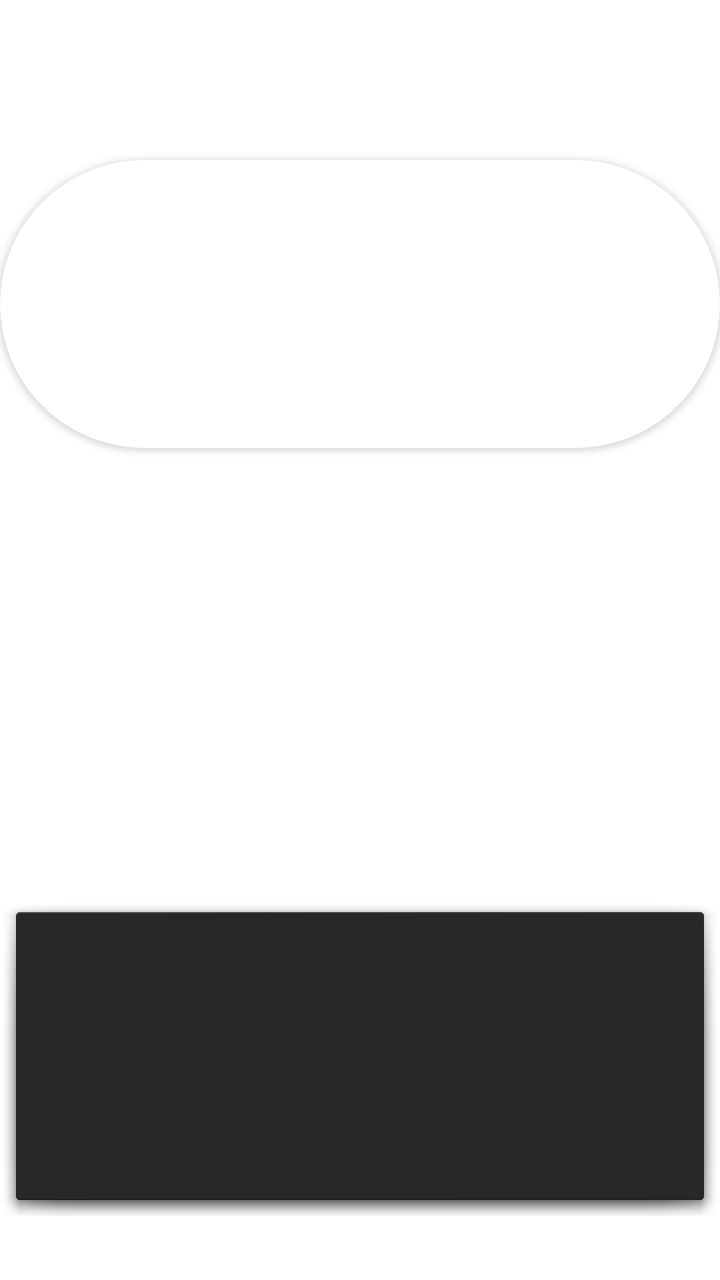
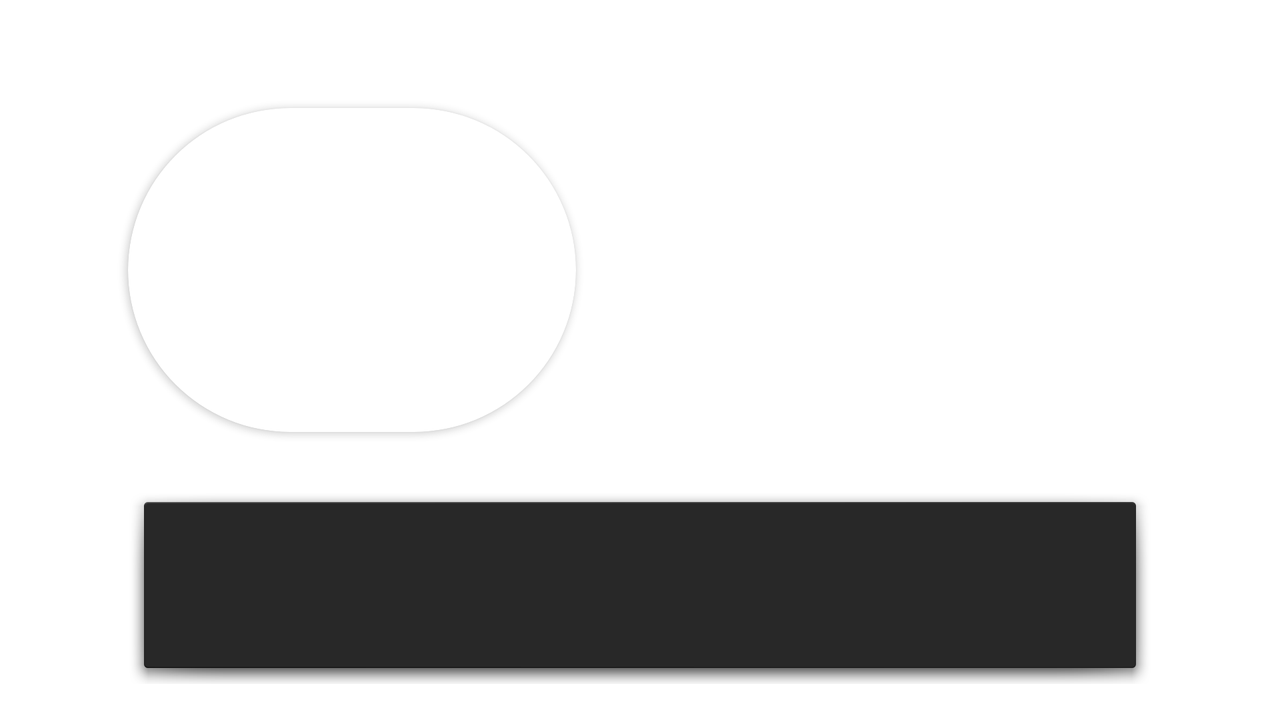

The same Android screen from two of the app's own layout files: first res/layout/ as a phone draws it, then the repository's variant for another configuration, drawn on a device whose configuration selects that folder. Both files follow.
<!-- AndroidManifest.xml: activity theme Theme.TAC_Main_Project.NoActionBar -->
<!-- res/layout/activity_details.xml -->
<?xml version="1.0" encoding="utf-8"?>
<androidx.constraintlayout.widget.ConstraintLayout xmlns:android="http://schemas.android.com/apk/res/android"
    xmlns:app="http://schemas.android.com/apk/res-auto"
    xmlns:tools="http://schemas.android.com/tools"
    android:layout_width="match_parent"
    android:layout_height="match_parent">

    <androidx.appcompat.widget.Toolbar
        android:id="@+id/details_toolbar"
        android:layout_width="match_parent"
        android:layout_height="wrap_content"
        android:minHeight="?attr/actionBarSize"
        android:theme="@style/ThemeOverlay.AppCompat.Dark"
        app:layout_constraintEnd_toEndOf="parent"
        app:layout_constraintTop_toTopOf="parent"

        />

    <TextView
        android:id="@+id/description_item"
        android:layout_width="match_parent"
        android:layout_height="0dp"
        android:gravity="center"
        android:layout_centerInParent="true"
        android:scrollbars = "vertical"
        android:textColor="@color/white"
        android:background="@android:drawable/dialog_holo_dark_frame"
        android:textSize="20sp"
        app:layout_constraintBottom_toTopOf="@+id/guideline22"
        app:layout_constraintTop_toBottomOf="@+id/guideline23" />


    <androidx.cardview.widget.CardView
        android:layout_width="match_parent"
        android:layout_height="0dp"
        android:layout_centerHorizontal="true"
        app:cardCornerRadius="100dp"
        app:layout_constraintTop_toBottomOf="@+id/guideline6"
        app:layout_constraintBottom_toTopOf="@+id/guideline5">

        <ImageView
            android:id="@+id/mainImage_details"
            android:layout_width="match_parent"
            android:layout_height="wrap_content"
            app:layout_constraintTop_toBottomOf="@+id/guideline6"
            app:layout_constraintBottom_toTopOf="@+id/guideline5"
            android:layout_alignParentTop="true"
            android:layout_centerHorizontal="true"
            tools:srcCompat="@tools:sample/backgrounds/scenic" />

    </androidx.cardview.widget.CardView>

    <androidx.constraintlayout.widget.Guideline
        android:id="@+id/guideline5"
        android:layout_width="wrap_content"
        android:layout_height="wrap_content"
        android:orientation="horizontal"
        app:layout_constraintGuide_begin="0dp"
        app:layout_constraintGuide_percent="0.35" />

    <androidx.constraintlayout.widget.Guideline
        android:id="@+id/guideline7"
        android:layout_width="wrap_content"
        android:layout_height="wrap_content"
        android:orientation="horizontal"
        app:layout_constraintGuide_begin="403dp"
        app:layout_constraintGuide_percent="0.45" />

    <androidx.constraintlayout.widget.Guideline
        android:id="@+id/guideline9"
        android:layout_width="wrap_content"
        android:layout_height="wrap_content"
        android:orientation="horizontal"
        app:layout_constraintGuide_begin="488dp"
        app:layout_constraintGuide_percent="0.60" />

    <androidx.constraintlayout.widget.Guideline
        android:id="@+id/guideline22"
        android:layout_width="wrap_content"
        android:layout_height="wrap_content"
        android:orientation="horizontal"
        app:layout_constraintGuide_begin="548dp"
        app:layout_constraintGuide_percent="0.95" />

    <androidx.constraintlayout.widget.Guideline
        android:id="@+id/guideline23"
        android:layout_width="wrap_content"
        android:layout_height="wrap_content"
        android:orientation="horizontal"
        app:layout_constraintGuide_begin="517dp"
        app:layout_constraintGuide_percent="0.70" />



    <LinearLayout
            android:id="@+id/cadre_ingredients"
            android:layout_width="match_parent"
            android:layout_height="wrap_content"
            android:orientation="horizontal"
            app:layout_constraintBottom_toTopOf="@+id/guideline9"
            app:layout_constraintTop_toBottomOf="@+id/guideline7">


        <androidx.recyclerview.widget.RecyclerView
            android:id="@+id/list_ingredients"
            android:layout_width="wrap_content"
            android:layout_height="wrap_content"
            android:scrollbars="horizontal"
            app:layout_constraintBottom_toTopOf="@+id/guideline9"
            app:layout_constraintTop_toBottomOf="@+id/guideline7" />


    </LinearLayout>

    <androidx.constraintlayout.widget.Guideline
        android:id="@+id/guideline6"
        android:layout_width="wrap_content"
        android:layout_height="wrap_content"
        android:orientation="horizontal"
        app:layout_constraintGuide_begin="208dp"
        app:layout_constraintGuide_percent="0.125" />


</androidx.constraintlayout.widget.ConstraintLayout>
<!-- resources referenced by this layout -->
<resources>
  <color name="white">#FFFFFFFF</color>
  <style name="Theme.TAC_Main_Project.NoActionBar">
          <item name="windowActionBar">false</item>
          <item name="windowNoTitle">true</item>
          <item name="colorPrimary">@color/yellow</item>
          <item name="colorPrimaryDark">@color/red</item>
  
      </style>
  <color name="yellow">#F1D839</color>
  <color name="red">#DA3030</color>
</resources>
<!-- res/layout-land/activity_details.xml (the repository's variant of the layout above) -->
<!-- drawn on the phone turned sideways -->
<?xml version="1.0" encoding="utf-8"?>
<androidx.constraintlayout.widget.ConstraintLayout xmlns:android="http://schemas.android.com/apk/res/android"
    xmlns:app="http://schemas.android.com/apk/res-auto"
    xmlns:tools="http://schemas.android.com/tools"
    android:layout_width="match_parent"
    android:layout_height="match_parent">

    <androidx.appcompat.widget.Toolbar
        android:id="@+id/details_toolbar"
        android:layout_width="match_parent"
        android:layout_height="wrap_content"
        android:minHeight="?attr/actionBarSize"
        android:theme="@style/ThemeOverlay.AppCompat.Dark"
        app:layout_constraintEnd_toEndOf="parent"
        app:layout_constraintTop_toTopOf="parent"

        />

    <TextView
        android:id="@+id/description_item"
        android:layout_width="0dp"
        android:layout_height="0dp"
        android:gravity="center"
        android:layout_centerInParent="true"
        android:scrollbars = "vertical"
        android:textColor="@color/white"
        android:background="@android:drawable/dialog_holo_dark_frame"
        android:textSize="20sp"
        app:layout_constraintBottom_toTopOf="@+id/guideline9"
        app:layout_constraintTop_toBottomOf="@+id/guideline7"
        app:layout_constraintLeft_toLeftOf="@+id/guideline8"
        app:layout_constraintRight_toRightOf="@+id/guideline29"
        />


    <androidx.cardview.widget.CardView
        android:layout_width="0dp"
        android:layout_height="0dp"
        android:layout_centerHorizontal="true"
        app:cardCornerRadius="100dp"
        app:layout_constraintTop_toBottomOf="@+id/guideline6"
        app:layout_constraintBottom_toTopOf="@+id/guideline5"
        app:layout_constraintLeft_toLeftOf="@+id/guideline8"
        app:layout_constraintRight_toRightOf="@+id/guideline24">

        <ImageView
            android:id="@+id/mainImage_details"
            android:layout_width="match_parent"
            android:layout_height="wrap_content"
            app:layout_constraintTop_toBottomOf="@+id/guideline6"
            app:layout_constraintBottom_toTopOf="@+id/guideline5"
            android:layout_alignParentTop="true"
            android:layout_centerHorizontal="true"
            tools:srcCompat="@tools:sample/backgrounds/scenic" />

    </androidx.cardview.widget.CardView>

    <androidx.constraintlayout.widget.Guideline
        android:id="@+id/guideline5"
        android:layout_width="wrap_content"
        android:layout_height="wrap_content"
        android:orientation="horizontal"
        app:layout_constraintGuide_begin="0dp"
        app:layout_constraintGuide_percent="0.6" />

    <androidx.constraintlayout.widget.Guideline
        android:id="@+id/guideline6"
        android:layout_width="wrap_content"
        android:layout_height="wrap_content"
        android:orientation="horizontal"
        app:layout_constraintGuide_begin="208dp"
        app:layout_constraintGuide_percent="0.15" />

    <androidx.constraintlayout.widget.Guideline
        android:id="@+id/guideline7"
        android:layout_width="wrap_content"
        android:layout_height="wrap_content"
        android:orientation="horizontal"
        app:layout_constraintGuide_begin="403dp"
        app:layout_constraintGuide_percent="0.675" />

    <androidx.constraintlayout.widget.Guideline
        android:id="@+id/guideline9"
        android:layout_width="wrap_content"
        android:layout_height="wrap_content"
        android:orientation="horizontal"
        app:layout_constraintGuide_begin="488dp"
        app:layout_constraintGuide_percent="0.95" />


    <LinearLayout
            android:id="@+id/cadre_ingredients"
            android:layout_width="0dp"
            android:layout_height="0dp"
            android:orientation="horizontal"
        app:layout_constraintBottom_toTopOf="@+id/guideline5"
        app:layout_constraintTop_toBottomOf="@+id/guideline6"
        app:layout_constraintLeft_toLeftOf="@+id/guideline25"
        app:layout_constraintRight_toRightOf="@+id/guideline29"
        >


        <androidx.recyclerview.widget.RecyclerView
            android:id="@+id/list_ingredients"
            android:layout_width="match_parent"
            android:layout_height="match_parent"
            android:scrollbars="horizontal"
            app:layout_constraintBottom_toTopOf="@+id/guideline5"
            app:layout_constraintTop_toBottomOf="@+id/guideline6"
            app:layout_constraintLeft_toLeftOf="@+id/guideline25"
            app:layout_constraintRight_toRightOf="@+id/guideline29"/>


    </LinearLayout>

    <androidx.constraintlayout.widget.Guideline
        android:id="@+id/guideline8"
        android:layout_width="wrap_content"
        android:layout_height="wrap_content"
        android:orientation="vertical"
        app:layout_constraintGuide_begin="183dp"
        app:layout_constraintGuide_percent="0.1" />

    <androidx.constraintlayout.widget.Guideline
        android:id="@+id/guideline24"
        android:layout_width="wrap_content"
        android:layout_height="wrap_content"
        android:orientation="vertical"
        app:layout_constraintGuide_begin="148dp"
        app:layout_constraintGuide_percent="0.45" />

    <androidx.constraintlayout.widget.Guideline
        android:id="@+id/guideline25"
        android:layout_width="wrap_content"
        android:layout_height="wrap_content"
        android:orientation="vertical"
        app:layout_constraintGuide_begin="386dp"
        app:layout_constraintGuide_percent="0.55" />

    <androidx.constraintlayout.widget.Guideline
        android:id="@+id/guideline29"
        android:layout_width="wrap_content"
        android:layout_height="wrap_content"
        android:orientation="vertical"
        app:layout_constraintGuide_begin="450dp"
        app:layout_constraintGuide_percent="0.9" />


</androidx.constraintlayout.widget.ConstraintLayout>
